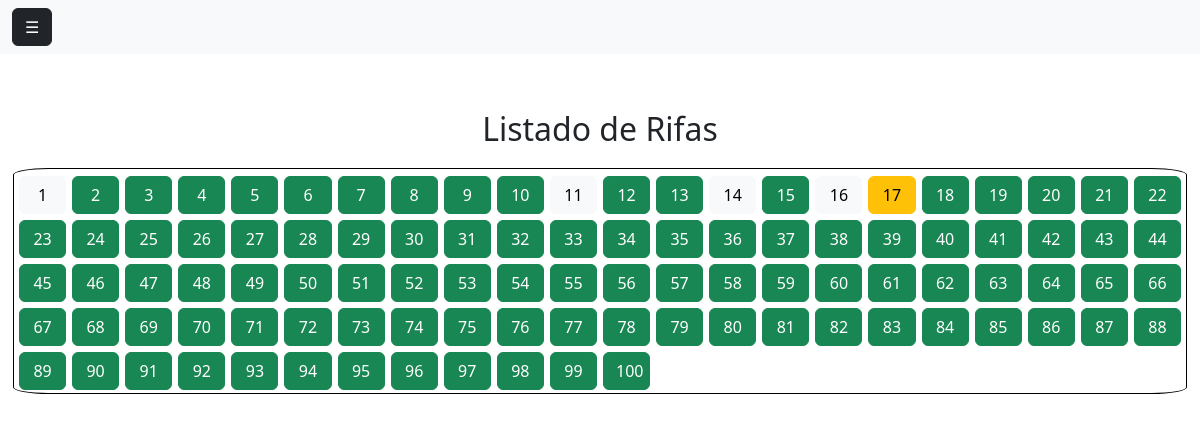
The page /rifa/12/ on the database as committed earlier.
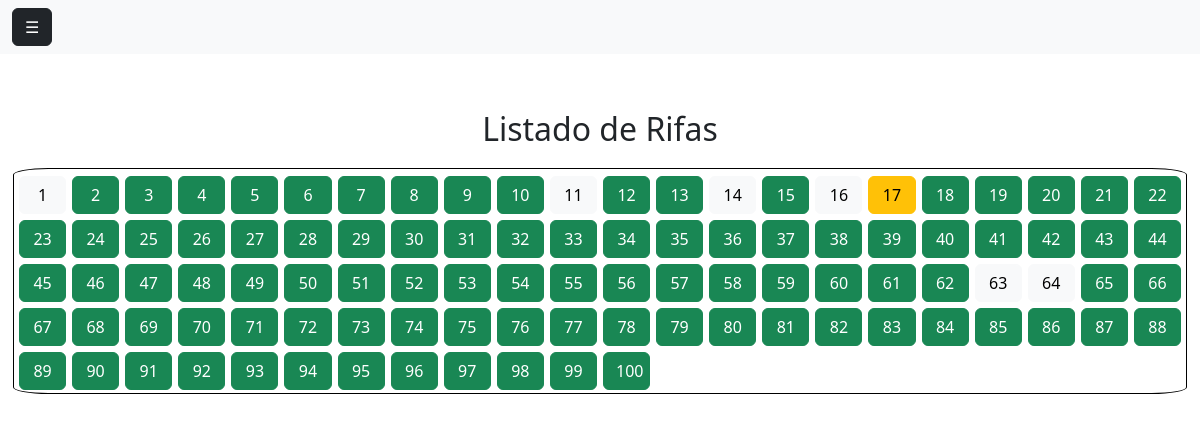
The same page on the database as committed later.
### App/Rifas/models.py (models this page shows, shortened)
class Ticket(models.Model):
    id_Ticket=models.AutoField(primary_key=True)
    id_Rifa=models.ForeignKey('Rifa',on_delete=models.CASCADE, related_name="tickets",null=False)
    numero=models.IntegerField(null=False)
    comprado=models.BooleanField(default=False)
    abonado=models.BooleanField(default=False)
    id_Comprador=models.ForeignKey('Comprador',on_delete=models.SET_NULL, null=True, blank=True )
    id_Vendedor=models.ForeignKey('Vendedor',on_delete=models.SET_NULL, null=True, blank=True )
    precio_ticket=models.DecimalField(max_digits=10, decimal_places=2,null=False)
    total_Pagado=models.DecimalField(max_digits=10, decimal_places=2,null=True) #no estoy muy seguro que se implementaria esto
    deuda=models.DecimalField(max_digits=10, decimal_places=2,null=True)

### App/Rifas/views.py (the view)
# urls.py: path('rifa/<int:id>/', views.detalle_rifa, name='rifa_selec'),#esto name='rifa_selec', es una alias para la url, para utilizarlo de forma mas facil
def detalle_rifa(request, id):
        rifa = Rifa.objects.get(id_rifa=id)
        tickets = Ticket.objects.filter(id_Rifa=rifa.id_rifa)
        return render(request, 'detalle_rifa.html', {
                "tickets": tickets
        })

### App/Rifas/templates/detalle_rifa.html (shortened to what this page needs)
{% extends 'plantilla.html' %}
{% block contenido %}
    <div class="main-content">
        <h2 class="text-center mb-4">Listado de Rifas</h2>
        <div class="row g-1 rifas-container">
            {%for i in tickets %}
                <div class="">
                    {% if i.comprado %}
                       <button onclick="mostrarInfoTicket(this, '{{i.id_Ticket}}', '{{i.numero}}', '{{i.id_Comprador.nom_Apellidos_com}}', '{{i.id_Comprador.cedula}}', '{{i.id_Comprador.telefono}}', '{{i.id_Comprador.direccion}}', '{{i.total_Pagado}}', '{{i.deuda}}','{{i.comprado}}', '{{i.precio_ticket}}')" class="btn btn-light btn-mini w-100" id="ticket-{{i.id_Ticket}}">{{i.numero}}</button>
                    {% elif i.abonado %}
                        <button onclick="mostrarFormularioAbono(this, '{{i.id_Ticket}}', '{{i.numero}}', '{{i.id_Comprador.nom_Apellidos_com}}', '{{i.id_Comprador.cedula}}', '{{i.id_Comprador.telefono}}', '{{i.id_Comprador.direccion}}', '{{i.total_Pagado}}', '{{i.deuda}}','{{i.comprado}}', '{{i.precio_ticket}}')" class="btn btn-warning btn-mini w-100" id="ticket-{{i.id_Ticket}}">{{i.numero}}</button>
                    {% else %}
                        <button onclick="mostrarFormularioVenta(this, '{{i.id_Ticket}}', '{{i.numero}}', '{{i.precio_ticket}}')" class="btn btn-success btn-mini w-100" id="ticket-{{i.id_Ticket}}">{{i.numero}}</button>
                    {% endif %}
                </div>
            {% endfor%}
        </div>
    </div>
{% endblock contenido%}

Rows that differ between the two databases and show on the page:
changed Ticket (number 63 of 100 on the later page): id_Comprador_id empty → 1 (drawn); comprado False → True (drawn)
changed Ticket (number 64 of 100 on the later page): id_Comprador_id empty → 1 (drawn); comprado False → True (drawn)
